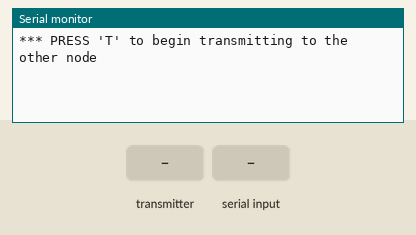
Simulated run of this sketch. Board: Arduino Uno, built with avr-gcc and run on an emulated ATmega328P. Shown: the last lines printed to the serial monitor. The inputs (shaded band) are chosen by the test bench. No radio packets arrive unless stated.

Above: at 1.2 s.
1.3 s: the transmitter starts sending gotTime = 0
At 1.37 s:
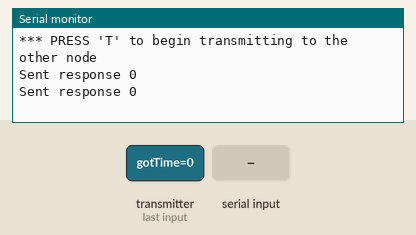
3.2 s: "T" received over Serial
At 3.7 s:
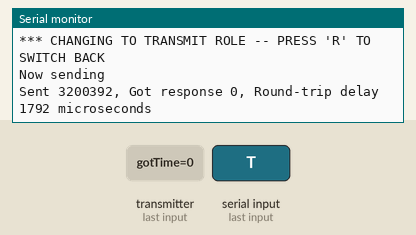
4.7 s: "R" received over Serial
At 5.33 s:
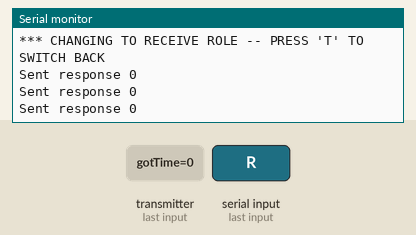

The sketch:

magic_lamp.ino
```cpp
#include <nRF24L01.h>
#include <RF24.h>
#include <RF24_config.h>
#include <printf.h>

#include <SPI.h>


bool radioNumber = 0;
bool role = 0;
byte addresses[][6] = {"1Node", "2Node"};

RF24 radio(7, 8);

void roleZeroProto();
void roleOneProto();

void setup() {
  Serial.begin(115200);
  Serial.println(F("*** PRESS 'T' to begin transmitting to the other node"));

  radio.begin();
  radio.setPALevel(RF24_PA_LOW);

  if (radioNumber) {
    radio.openWritingPipe(addresses[1]);
    radio.openReadingPipe(1, addresses[0]);
  } else {
    radio.openWritingPipe(addresses[0]);
    radio.openReadingPipe(1, addresses[1]);
  }

  radio.startListening();
}

void loop() {
  if (role == 1) {
    roleOneProto();
  }
  if (role == 0) {
    roleZeroProto();
  }

  if ( Serial.available() ){
    char c = toupper(Serial.read());
    if ( c == 'T' && role == 0 ) {
      Serial.println(F("*** CHANGING TO TRANSMIT ROLE -- PRESS 'R' TO SWITCH BACK"));
      role = 1;                  // Become the primary transmitter (ping out)

    } else if ( c == 'R' && role == 1 ) {
      Serial.println(F("*** CHANGING TO RECEIVE ROLE -- PRESS 'T' TO SWITCH BACK"));
      role = 0;                // Become the primary receiver (pong back)
      radio.startListening();

    }
  }
}

void roleOneProto() {
  radio.stopListening();
  Serial.println(F("Now sending"));
  unsigned long startTime = micros();
  if (!radio.write(&startTime, sizeof(unsigned long))) {
    Serial.println(F("Failed"));
  }

  radio.startListening();
  unsigned long startedWaitingAt = micros();
  boolean timeout = false;

  while (!radio.available()) {
    if (micros() - startedWaitingAt > 200000) {
      timeout = true;
      break;
    }
  }

  if (timeout) {
    Serial.println(F("Failed, response timed out."));
  } else {
    unsigned long gotTime;
    radio.read( &gotTime, sizeof(unsigned long));
    unsigned long endTime = micros();

    Serial.print(F("Sent "));
    Serial.print(startTime);
    Serial.print(F(", Got response "));
    Serial.print(gotTime);
    Serial.print(F(", Round-trip delay "));
    Serial.print(endTime - startTime);
    Serial.println(F(" microseconds"));

    delay(1000);
  }
}

void roleZeroProto() {
  unsigned long gotTime;
  if (radio.available()) {
    while (radio.available()) {
      radio.read(&gotTime, sizeof(unsigned long));
    }

    radio.stopListening();
    radio.write(&gotTime, sizeof(unsigned long));
    radio.startListening();
    Serial.print(F("Sent response "));
    Serial.println(gotTime);
  }
}
```

Measured:
- after the input at 1.3 s, the serial monitor: prints a new line at once (image 1)
- after the input at 3.2 s, the serial monitor: prints a new line at once (image 2)
- after the input at 4.7 s, the serial monitor: prints a new line after 0.51 s (image 3)
